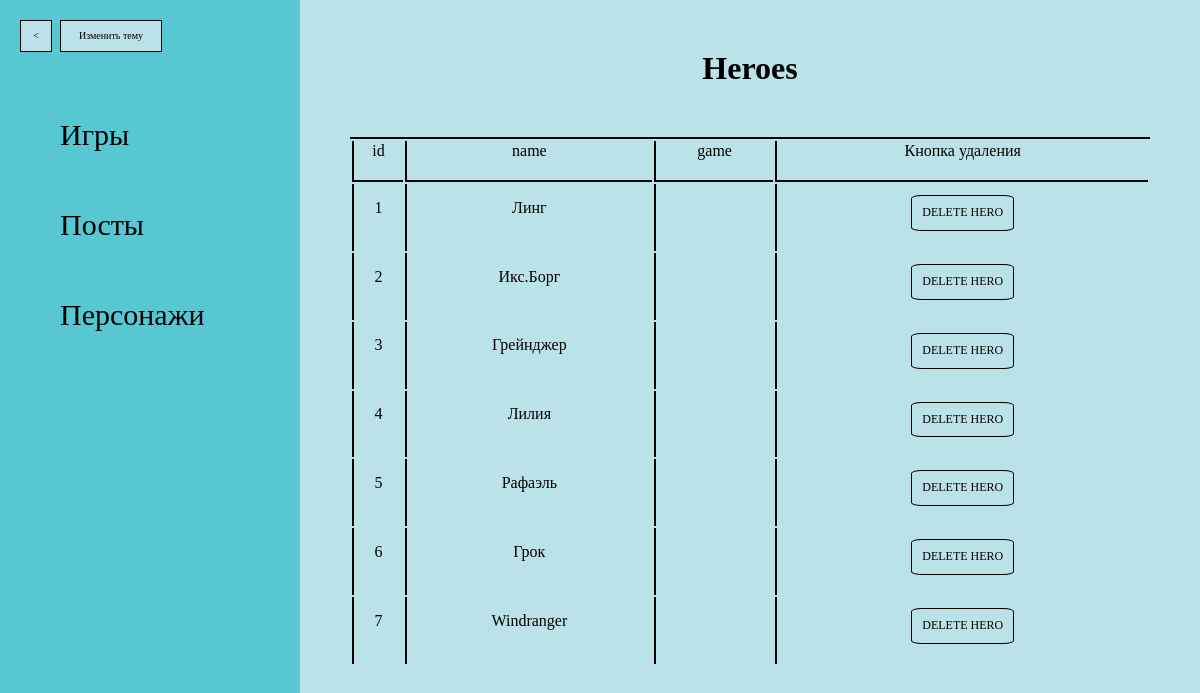
The app's page /admin/listhero.php with its own data.
### tables this page shows
CREATE TABLE `heroes` (
  `hero_id` int(10) UNSIGNED NOT NULL,
  `hero_name` varchar(128) DEFAULT NULL,
  `game_id` varchar(128) DEFAULT NULL,
  `hero_image` varchar(256) DEFAULT NULL,
  `hero_description` varchar(512) DEFAULT NULL
);

### admin/listhero.php (the view, shortened to what this page needs)
<?php
require_once 'login.php';
require_once 'header-admin.php';
?>
<?php
$conn = new mysqli($hn, $un, $pw, $db);
	echo <<<_END
<div class="os">
    <div class="header"><h1>Heroes</h1></div>
    <div class="hero-list">
    <table>
        <tr>
            <td class="rowws">id</td>
            <td class="rowws">name</td>
            <td class="rowws">game</td>
            <td class="rowws">Кнопка удаления</td>
        </tr>
_END;
$query  = "SELECT * FROM heroes";
$result = $conn->query($query);
$rows = $result->num_rows;
for ($j = 0 ; $j < $rows ; ++$j)
{
    $result->data_seek($j);
    $row = $result->fetch_array(MYSQLI_ASSOC);
    echo <<<_END
        <tr class="string">
            <td class="rowws">$row[hero_id]</td>
            <td class="rowws"><a href="heroedit.php?hero_id=$row[hero_id]&hero_name=$row[hero_name]" class="hero-edit">$row[hero_name]</a></td>
            <td class="rowws">$row[game_name]</td>
            <td class="rowws"><form action="listhero.php" method="post">
              <input type="hidden" name="delete" value="yes">
              <input type="hidden" name="hero_id" value="$row[hero_id]">
              <input type="submit" value="DELETE HERO" class="delete-hero"></form></td>
        </tr>
_END;
}
echo <<<_END
    </table>
    </div>
</div>
</body>
</html>
_END;
?>

### admin/css/style-admin.css (style rules this page uses)
:root { --main-bg-color: #bbe2e8; --spare-bg-color: #57c8d1; --text-color: #000; --text-color-hover: #5e58d1; --button-color-hover: #8bd6d5; }
html,body { height:100%; background-color: var(--main-bg-color); }
.os { margin-left: 300px; height: 100%; width: calc(100% - 300px); text-align: center; box-sizing: border-box; padding: 50px; }
h1 { margin-bottom: 50px; margin-top: 0; color: var(--text-color); }
.hero-list, .post-list { border-top: 2px solid black; }
table { width: 100%; }
.string { width: 100%; }
tr:first-child td { border-bottom: 2px solid black; }
.rowws { border-left: 2px solid black; padding-bottom: 20px; color: var(--text-color); }
.hero-edit, .post-edit { text-decoration: none; color: var(--text-color); transition: color 0.5s ease; }
.delete-hero, .delete-post { margin-top: 10px; border-radius: 10%; border: 1px solid black; transform: scale(1); background-color: var(--main-bg-color); transition: transform 1s ease, background-color 1s ease; color: var(--text-color); padding: 10px 10px; font-size: 12px; cursor: pointer; user-select: none; }

### records on screen
heroes: hero_id "1", hero_name "Линг"
heroes: hero_id "2", hero_name "Икс.Борг"
heroes: hero_id "3", hero_name "Грейнджер"
heroes: hero_id "4", hero_name "Лилия"
heroes: hero_id "5", hero_name "Рафаэль"
heroes: hero_id "6", hero_name "Грок"
heroes: hero_id "7", hero_name "Windranger"
